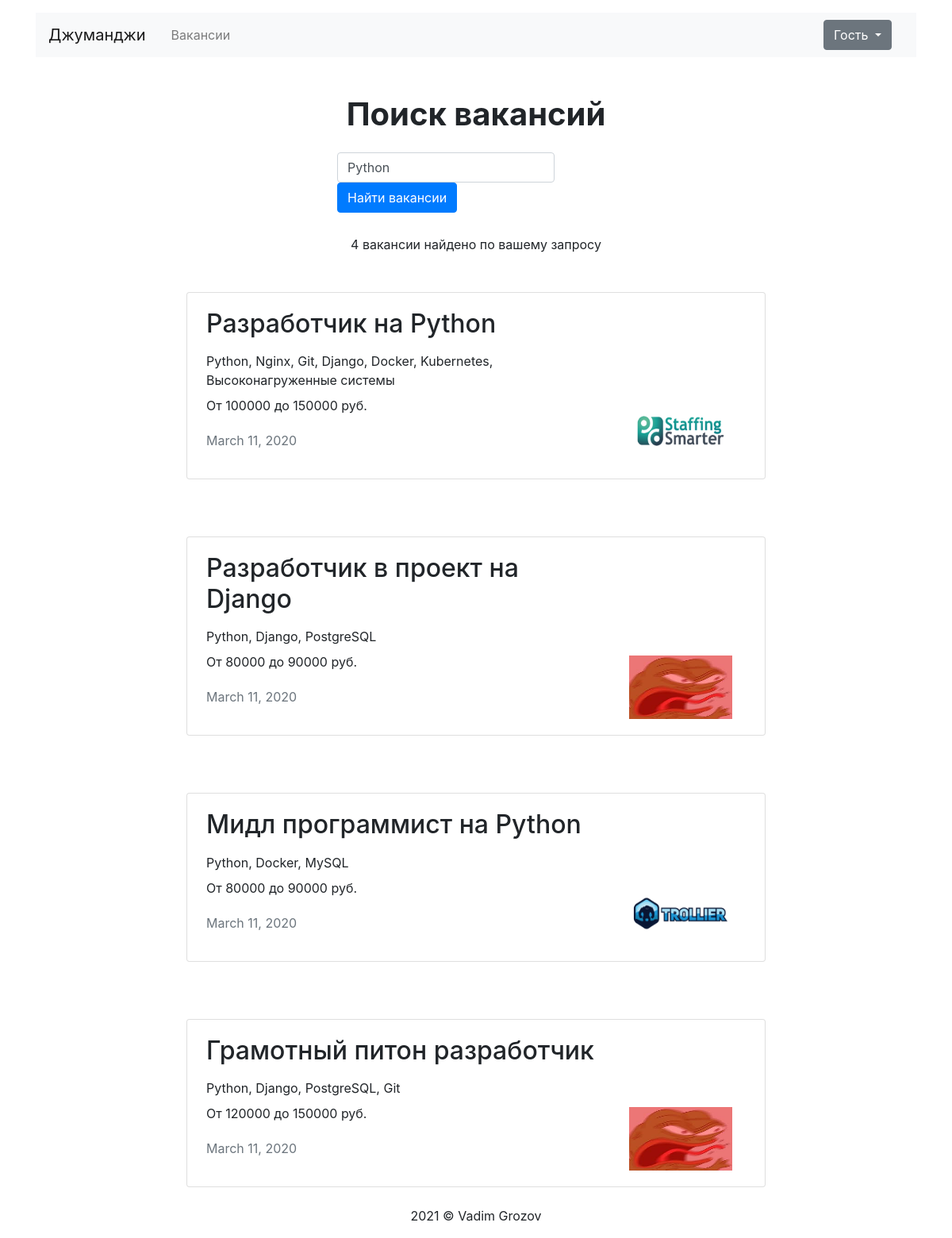
The page /search?s=Python on the database its author committed.
### jobs/models.py (models this page shows)
class Vacancy(models.Model):
    title = models.CharField(max_length=128)
    speciality = models.ForeignKey(Speciality,
                                   on_delete=models.CASCADE,
                                   related_name='vacancies',
                                   default='backend')
    company = models.ForeignKey(Company,
                                on_delete=models.CASCADE,
                                related_name='vacancies')
    skills = models.TextField()
    description = models.TextField()
    salary_min = models.PositiveIntegerField()
    salary_max = models.PositiveIntegerField()
    published_at = models.DateField()

class Company(models.Model):
    name = models.CharField(max_length=128)
    location = models.CharField(max_length=128)
    logo = models.ImageField(upload_to=settings.MEDIA_COMPANY_IMAGE_DIR)
    description = models.TextField()
    employee_count = models.PositiveIntegerField()
    owner = models.OneToOneField(User,
                                 on_delete=models.CASCADE,
                                 related_name='companies',
                                 null=True)

### jobs/views/main.py (the view)
# urls.py: path('search', SearchView.as_view(), name='search'),
class SearchView(View):
    def get(self, request, *args, **kwargs):
        search_query = self.request.GET.get('s', None)
        vacancies_found = Vacancy.objects.filter(
            Q(title__icontains=search_query) | Q(description__icontains=search_query)
        )
        context = {
            'specialities': Speciality.objects.all(),
            'companies': Company.objects.all(),
            'search_query': search_query,
            'vacancies_found': vacancies_found,
        }
        return render(request, "main/search.html", context=context)

### jobs/templatetags/ru_pluralize.py (called while the page is built)
@register.filter()
def ru_pluralize(number: Union[int, str], arg: str = 'дурак,дурака,дураков'):
    nominative_singular, genitive_singular, genitive_plural = arg.split(',')
    number = abs(int(number))
    if 10 <= number % 100 <= 20:
        return f'{number} {genitive_plural}'
    if number % 10 == 1:
        return f'{number} {nominative_singular}'
    if 2 <= number % 10 <= 4:
        return f'{number} {genitive_singular}'
    return f'{number} {genitive_plural}'

### jobs/templates/main/search.html
{% extends 'base.html' %}
{% block container %}
{% load ru_pluralize %}
  <main class="container mt-3">
    <section>
        <h1 class="h1 text-center mt-5 mb-4"><strong>Поиск вакансий</strong></h1>
        <div class="row">
            <div class="col-md-7 col-lg-5 col-xl-4 col-sm-8 mx-auto">
            <form class="form-inline sm-form mr-auto mb-4" action="{% url 'search'%}" enctype="multipart/form-data">
                <input class="form-control mr-sm-2" name="s" type="text" value="{{ search_query }}" aria-label="Search">
                <button class="btn btn-primary  my-0" type="submit">Найти вакансии</button>
            </form>
            </div>
        </div>
      {% if search_query|length < 2 %}
        <p class="text-center pt-1">Для поиска необходимо ввести строку не менее 2-х символов </p>
      {% else %}
      {% if vacancies_found.count == 0 %}
        <p class="text-center pt-1">По вашему запросу ничего не найдено</p>
      {% else %}
        <p class="text-center pt-1">{{ vacancies_found.count|ru_pluralize:'вакансия найдена,вакансии найдено,вакансий найдено' }} по вашему запросу</p>
      {% endif %}
      {% for vacancy in vacancies_found %}
      <div class="row mt-5">
        <div class="col-12 col-lg-8 offset-lg-2 m-auto">
          <div class="card mb-4">
            <div class="card-body px-4">
              <div class="row">
                <div class="col-12 col-md-8 col-lg-9">
                  <h2 class="h2 pb-2">{{ vacancy.title }}</h2>
                  <p class="mb-2">{{ vacancy.skills }}</p>
                  <p>От {{ vacancy.salary_min }} до {{ vacancy.salary_max }} руб.</p>
                  <p class="text-muted pt-1">{{ vacancy.published_at }}</p>
                </div>
                <div class="col-12 col-md-4 col-lg-3 d-flex align-items-end">
                  <a href="{% url 'vacancy' vacancy.id %}"><img src="{{ vacancy.company.logo.url }}" width="130" height="80" alt=""></a>
                </div>
              </div>
            </div>
          </div>
        </div>
      </div>
      {% endfor %}
    {% endif %}
    </section>
  </main>
{% endblock %}

### rows shown on the page
Vacancy: title "Разработчик на Python", skills "Python, Nginx, Git, Django, Docker, Kubernetes, Высоконагруженные системы", salary_min "100000", salary_max "150000", published_at "March 11, 2020", company.logo (picture)
Vacancy: title "Разработчик в проект на Django", skills "Python, Django, PostgreSQL", salary_min "80000", salary_max "90000", published_at "March 11, 2020", company.logo (picture)
Vacancy: title "Мидл программист на Python", skills "Python, Docker, MySQL", salary_min "80000", salary_max "90000", published_at "March 11, 2020", company.logo (picture)
Vacancy: title "Грамотный питон разработчик", skills "Python, Django, PostgreSQL, Git", salary_min "120000", salary_max "150000", published_at "March 11, 2020", company.logo (picture)
